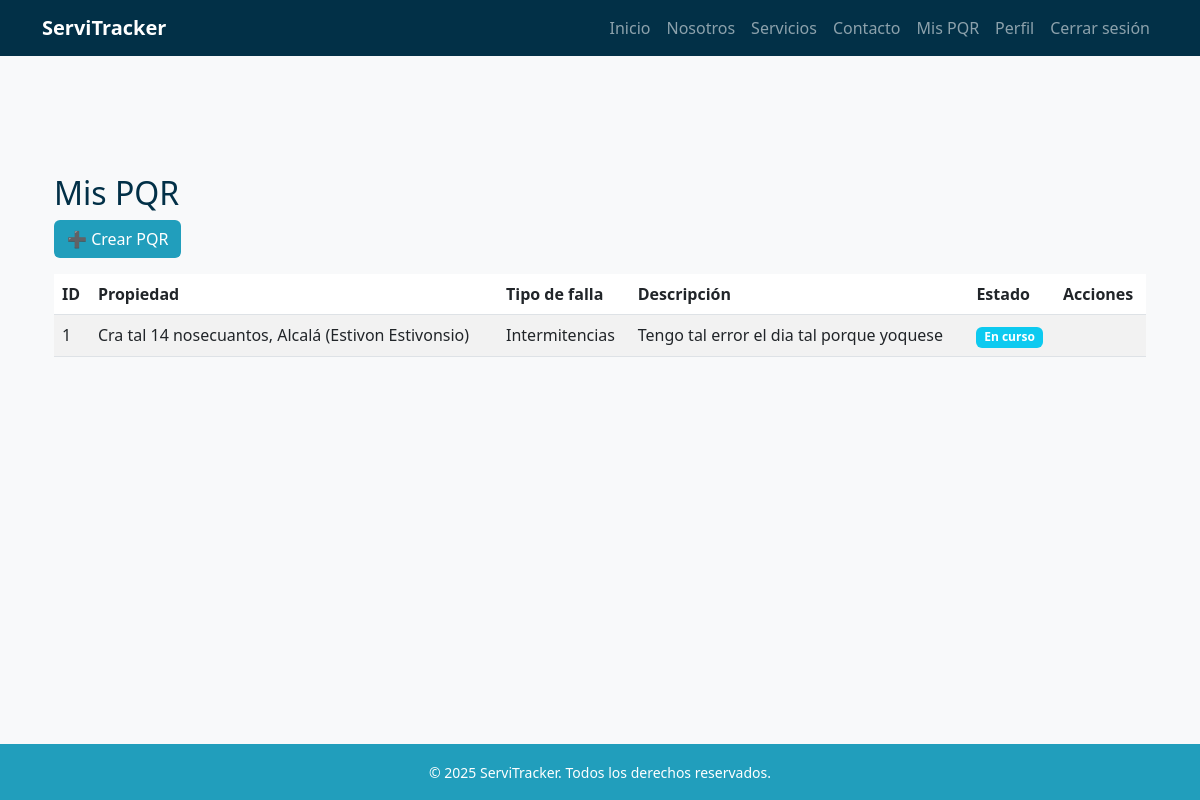
Screenshot of /pqr/mis/ (signed in) with the database file from the repository.
### pqr/models.py (models this page shows, shortened)
class PQR(models.Model):
    ciudadano = models.ForeignKey(
        settings.AUTH_USER_MODEL,
        on_delete=models.SET_NULL,
        null=True,
        blank=True,
        related_name="pqrs_ciudadano"
    )
    propiedad = models.ForeignKey(
        Propiedad,
        on_delete=models.SET_NULL,
        null=True,
        blank=True
    )
    tipo_falla = models.ForeignKey(
        TipoFalla,
        on_delete=models.PROTECT
    )
    descripcion = models.TextField()
    estado = models.ForeignKey(
        EstadoPQR,
        on_delete=models.PROTECT
    )
    tecnico_asignado = models.ForeignKey(
        settings.AUTH_USER_MODEL,
        on_delete=models.SET_NULL,
        null=True,
        blank=True,
        related_name="pqrs_tecnico"
    )
    fecha_creacion = models.DateTimeField(auto_now_add=True)
    fecha_actualizacion = models.DateTimeField(auto_now=True)

class TipoFalla(models.Model):
    nombre = models.CharField(max_length=100)
    def __str__(self):
        return self.nombre

class EstadoPQR(models.Model):
    nombre = models.CharField(max_length=50)

### propiedades/models.py (models this page shows)
class Propiedad(models.Model):
    usuario = models.ForeignKey(
        settings.AUTH_USER_MODEL,
        on_delete=models.CASCADE,
        related_name='propiedades'
    )
    departamento = models.CharField(max_length=100)
    ciudad = models.CharField(max_length=100)
    direccion = models.CharField(max_length=200)
    activa = models.BooleanField(default=True)
    def __str__(self):
        nombre = self.usuario.get_full_name() if hasattr(self.usuario, 'get_full_name') else str(self.usuario)
        return f"{self.direccion}, {self.ciudad} ({nombre})"

### usuarios/models.py (models this page shows, shortened)
class Usuario(AbstractBaseUser, PermissionsMixin):
    ROLES = [
        ("administrador", "Administrador"),
        ("agente", "Agente"),
        ("tecnico", "Técnico"),
        ("ciudadano", "Ciudadano"),
    ]
    documento = models.CharField(max_length=20, unique=True)
    email = models.EmailField(blank=True, null=True)
    nombres = models.CharField(max_length=100, blank=True, null=True)
    apellidos = models.CharField(max_length=100, blank=True, null=True)
    rol = models.CharField(max_length=20, choices=ROLES, default="ciudadano")
    especialidad = models.ForeignKey(Especialidad, on_delete=models.SET_NULL, null=True, blank=True)
    is_active = models.BooleanField(default=True)
    is_staff = models.BooleanField(default=False)
    date_joined = models.DateTimeField(auto_now_add=True)
    objects = UsuarioManager()
    USERNAME_FIELD = "documento"
    REQUIRED_FIELDS = []  # puedes agregar 'email' si quieres que sea obligatorio
    def get_full_name(self):
        nombre = (self.nombres or "").strip()
        apellido = (self.apellidos or "").strip()
        full = f"{nombre} {apellido}".strip()
        return full or ""

### pqr/views.py (the view)
# urls.py: path('mis/', views.mi_lista_pqr, name='mi_lista_pqr'),                # Ciudadano: solo sus PQR
@login_required
def mi_lista_pqr(request):
    pqr_list = PQR.objects.filter(ciudadano=request.user)
    return render(request, 'pqr/mi-lista.html', {'pqr_list': pqr_list})

### templates/pqr/mi-lista.html (shortened to what this page needs)
{% extends 'base.html' %}
{% block content %}
<div class="container my-5">
    <h2 class="text-blue-dark">Mis PQR</h2>
    <a href="{% url 'nuevo_pqr' %}" class="btn btn-blue-mid mb-3">➕ Crear PQR</a>
    <table class="table table-striped">
        <thead>
            <tr>
                <th>ID</th>
                <th>Propiedad</th>
                <th>Tipo de falla</th>
                <th>Descripción</th>
                <th>Estado</th>
                <th>Acciones</th>
            </tr>
        </thead>
        <tbody>
            {% for pqr in pqr_list %}
            <tr>
                <td>{{ pqr.id }}</td>
                <td>{{ pqr.propiedad }}</td>
                <td>{{ pqr.tipo_falla }}</td>
                <td>{{ pqr.descripcion }}</td>
                <td>
                    <span class="badge
                        {% if pqr.estado.nombre == 'Pendiente' %} bg-warning
                        {% elif pqr.estado.nombre == 'En curso' %} bg-info
                        {% elif pqr.estado.nombre == 'Resuelto' %} bg-success
                        {% else %} bg-secondary
                        {% endif %}">
                        {{ pqr.estado.nombre }}
                    </span>
                </td>
                <td>
                </td>
            </tr>
            {% empty %}
            <tr><td colspan="6">No tienes PQR registrados.</td></tr>
            {% endfor %}
        </tbody>
    </table>
</div>
{% endblock %}

### static/css/style.css (style rules this page uses)
:root { --blue-light: #8ecae6; --blue-mid: #219ebc; --blue-deep: #126782; --blue-dark: #023047; --yellow: #ffb703; --orange-light: #fd9e02; --orange-dark: #fb8500; --green-light: #198754; --green-dark: #146c43; }
.text-blue-dark { color: var(--blue-dark); }
body { font-family: 'Segoe UI', sans-serif; background-color: #f8f9fa; padding-top: 70px; min-height: 100vh; display: flex; flex-direction: column; }
.btn-blue-mid { background-color: var(--blue-mid); color: white; }

### rows the page displays
PQR: id "1", propiedad "Cra tal 14 nosecuantos, Alcalá (Estivon Estivonsio)", tipo_falla "Intermitencias", descripcion "Tengo tal error el dia tal porque yoquese", estado.nombre "En curso"
